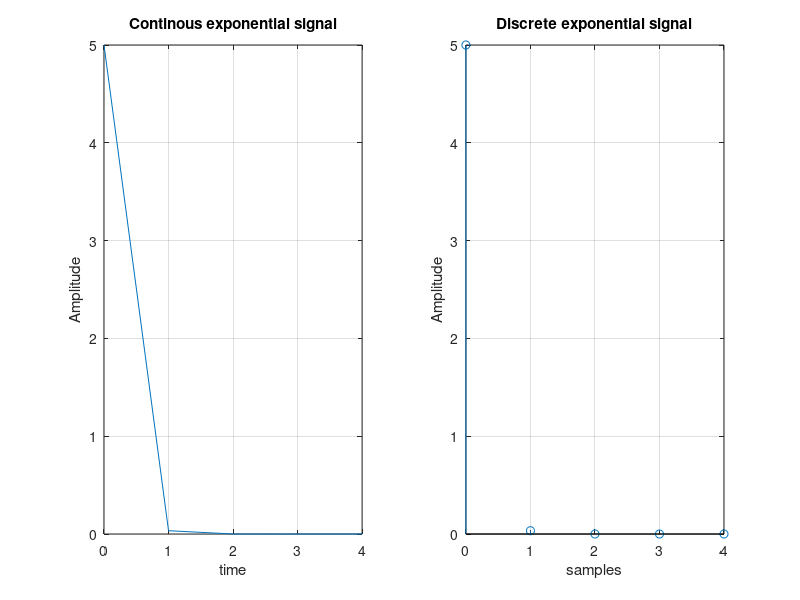

This chart was generated by the following MATLAB code:
clc;
clf;
clear all;
close all;

Am=input('Enter amplitude');
N=input('Enter number of sampling points');
Dc_fact=input('Enter decaying factor');

Sample_points=0:1:N-1;
Amplitude=Am*exp(-Dc_fact*Sample_points);

subplot(1, 2 ,1);
plot(Sample_points,Amplitude);
grid on;
xlabel('time');
ylabel('Amplitude');
title('Continous exponential signal');

subplot(1 ,2 ,2);
stem(Sample_points,Amplitude);
grid on;
xlabel('samples');
ylabel('Amplitude');
title('Discrete exponential signal');